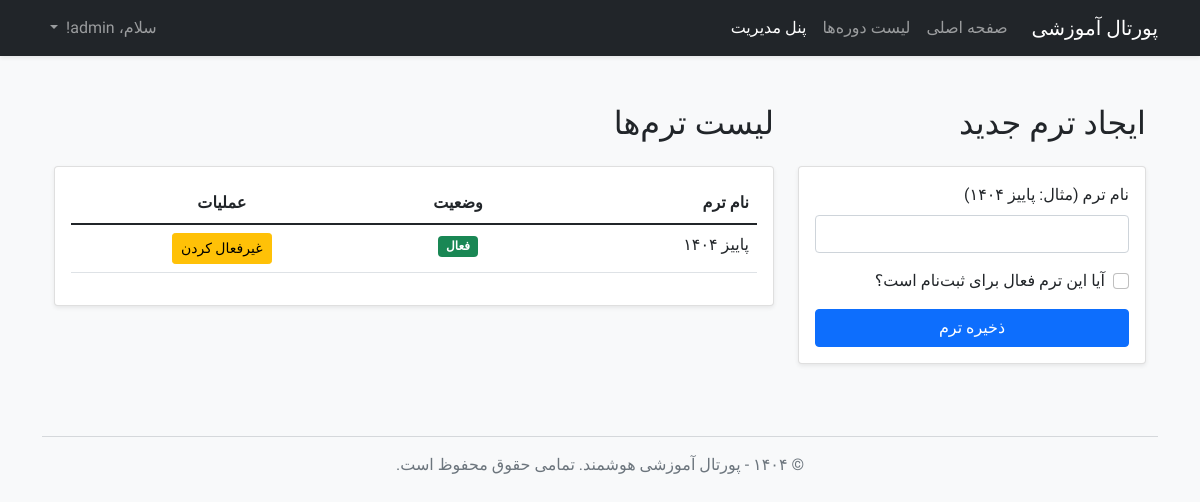
The page /admin/terms (signed in) on the database its author committed.
### app/models.py (models this page shows, shortened)
class User(UserMixin, db.Model):
    id = db.Column(db.Integer, primary_key=True)
    username = db.Column(db.String(64), index=True, unique=True, nullable=False)
    email = db.Column(db.String(120), index=True, unique=True, nullable=False)
    password_hash = db.Column(db.String(128))
    role = db.Column(db.String(20), nullable=False, default='student')
    enrollments = db.relationship('Enrollment', backref='student', lazy='dynamic', foreign_keys='Enrollment.user_id')
    taught_courses = db.relationship('Course', backref='instructor', lazy='dynamic',
                                     foreign_keys='Course.instructor_id')

class Term(db.Model):
    id = db.Column(db.Integer, primary_key=True)
    name = db.Column(db.String(140), nullable=False, unique=True)
    is_active = db.Column(db.Boolean, default=False, nullable=False)
    courses = db.relationship('Course', backref='term', lazy='dynamic')

### app/routes.py (the view, shortened to what this page needs)
@app.route('/admin/terms', methods=['GET', 'POST'])
@login_required
def manage_terms():
    if current_user.role != 'admin':
        abort(403)
    form = TermForm()
    terms = Term.query.order_by(Term.id.desc()).all()
    return render_template('manage_terms.html', title='مدیریت ترم‌ها', form=form, terms=terms)

### app/forms.py
class TermForm(FlaskForm):
    name = StringField('نام ترم (مثال: پاییز ۱۴۰۴)', validators=[DataRequired()])
    is_active = BooleanField('آیا این ترم فعال برای ثبت‌نام است؟')
    submit = SubmitField('ذخیره ترم')

### app/models.py (called while the page is built)
@login.user_loader
def load_user(id):
    return User.query.get(int(id))

### app/templates/manage_terms.html (shortened to what this page needs)
{% extends "base.html" %}
{% block content %}
<div class="container py-4">
    <div class="row">
        <div class="col-md-4">
            <h2 class="mb-4">ایجاد ترم جدید</h2>
            <div class="card shadow-sm">
                <div class="card-body">
                    <form method="POST" action="{{ url_for('manage_terms') }}">
                        <div class="mb-3">
                            {{ form.name.label(class="form-label") }}
                            {{ form.name(class="form-control") }}
                        </div>
                        <div class="form-check mb-3">
                            {{ form.is_active(class="form-check-input") }}
                            {{ form.is_active.label(class="form-check-label") }}
                        </div>
                        {{ form.submit(class="btn btn-primary w-100") }}
                    </form>
                </div>
            </div>
        </div>
        <div class="col-md-8">
            <h2 class="mb-4">لیست ترم‌ها</h2>
            <div class="card shadow-sm">
                <div class="card-body">
                    <div class="table-responsive">
                        <table class="table table-hover">
                            <thead>
                                <tr>
                                    <th>نام ترم</th>
                                    <th class="text-center">وضعیت</th>
                                    <th class="text-center">عملیات</th>
                                </tr>
                            </thead>
                            <tbody>
                                {% for term in terms %}
                                <tr>
                                    <td>{{ term.name }}</td>
                                    <td class="text-center">
                                        {% if term.is_active %}
                                            <span class="badge bg-success">فعال</span>
                                        {% else %}
                                            <span class="badge bg-secondary">غیرفعال</span>
                                        {% endif %}
                                    </td>
                                    <td class="text-center">
                                        {% if term.is_active %}
                                            <form action="{{ url_for('deactivate_term', term_id=term.id) }}" method="POST" class="d-inline">
                                                <button type="submit" class="btn btn-warning btn-sm">غیرفعال کردن</button>
                                            </form>
                                        {% else %}
                                            <form action="{{ url_for('activate_term', term_id=term.id) }}" method="POST" class="d-inline">
                                                <button type="submit" class="btn btn-success btn-sm">فعال کردن</button>
                                            </form>
                                        {% endif %}
                                    </td>
                                </tr>
                                {% endfor %}
                            </tbody>
                        </table>
                    </div>
                </div>
            </div>
        </div>
    </div>
</div>
{% endblock %}

### app/templates/base.html (shortened to what this page needs)
<!doctype html>
<html lang="fa" dir="rtl">
<head>
    <link href="https://cdn.jsdelivr.net/npm/bootstrap@5.1.3/dist/css/bootstrap.rtl.min.css" rel="stylesheet">
    <link rel="stylesheet" href="{{ url_for('static', filename='css/style.css') }}">
</head>
<body class="bg-light">
    <nav class="navbar navbar-expand-lg navbar-dark bg-dark shadow-sm">
        <div class="container">
            <a class="navbar-brand" href="{{ url_for('home') }}">پورتال آموزشی</a>
            <div class="collapse navbar-collapse" id="navbarNav">
                <ul class="navbar-nav me-auto mb-2 mb-lg-0">
                    <li class="nav-item">
                        <a class="nav-link" href="{{ url_for('home') }}">صفحه اصلی</a>
                    </li>
                    <li class="nav-item">
                        <a class="nav-link" href="{{ url_for('courses') }}">لیست دوره‌ها</a>
                    </li>
                    {% if current_user.is_authenticated %}
                        <li class="nav-item">
                            <a class="nav-link active" href="{{ url_for('my_dashboard') }}">
                                {% if current_user.role == 'student' %}
                                    داشبورد من
                                {% else %}
                                    پنل مدیریت
                                {% endif %}
                            </a>
                        </li>
                    {% endif %}
                </ul>
                <ul class="navbar-nav ms-auto">
                    {% if current_user.is_anonymous %}
                    <li class="nav-item">
                        <a class="nav-link" href="{{ url_for('login') }}">ورود</a>
                    </li>
                    <li class="nav-item">
                        <a class="nav-link btn btn-primary btn-sm text-white" href="{{ url_for('register') }}">ثبت‌نام</a>
                    </li>
                    {% else %}
                    <li class="nav-item dropdown">
                        <a class="nav-link dropdown-toggle" href="#" id="navbarDropdown" role="button" data-bs-toggle="dropdown">
                            سلام، {{ current_user.username }}!
                        </a>
                    </li>
                    {% endif %}
                </ul>
            </div>
        </div>
    </nav>
    <main class="container mt-4">
        {% block content %}{% endblock %}
    </main>
    <footer class="container text-center mt-5 mb-3 text-muted">
        <hr>
        <p>&copy; ۱۴۰۴ - پورتال آموزشی هوشمند. تمامی حقوق محفوظ است.</p>
    </footer>
</body>
</html>

### app/static/css/style.css (style rules this page uses)
body { font-family: 'Vazirmatn', sans-serif; font-weight: 400; }
.form-label { font-weight: 500; }

### rows shown on the page
User: username "admin"
Term: name "پاییز ۱۴۰۴", is_active "فعال"
